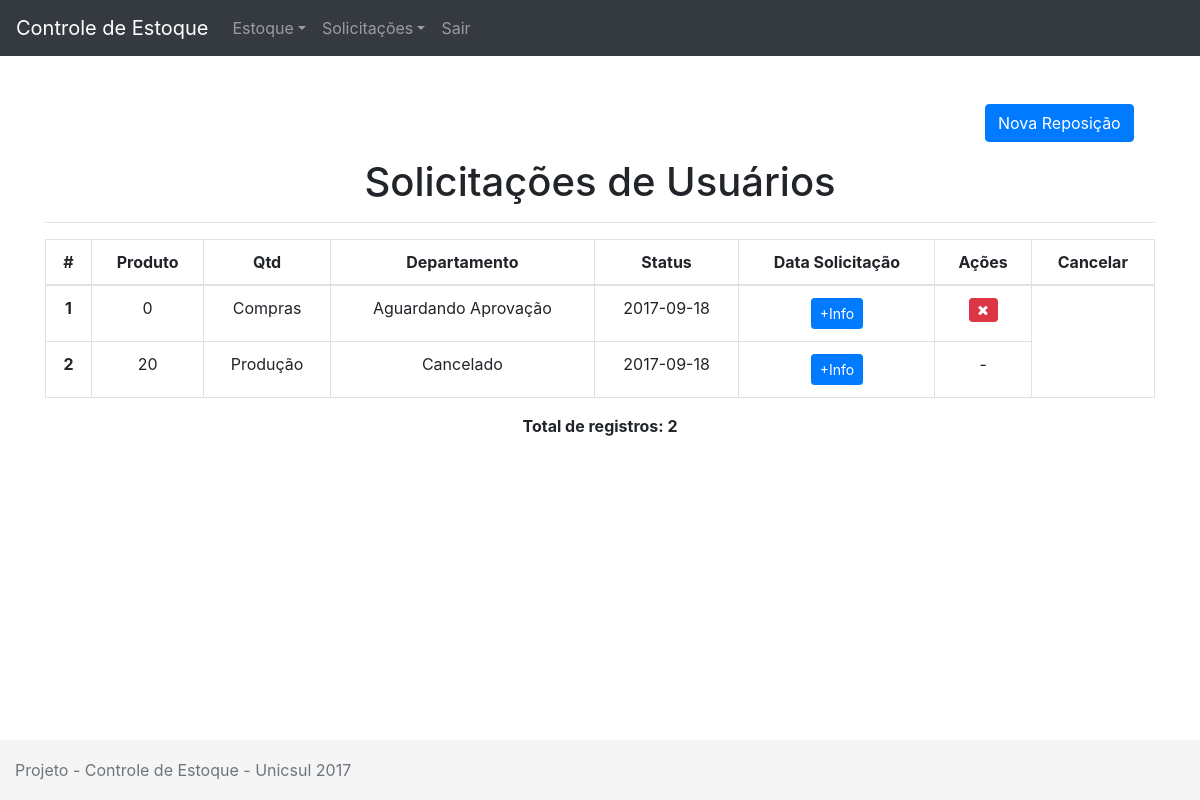
The app's page /index.php/reposicoes, older data.
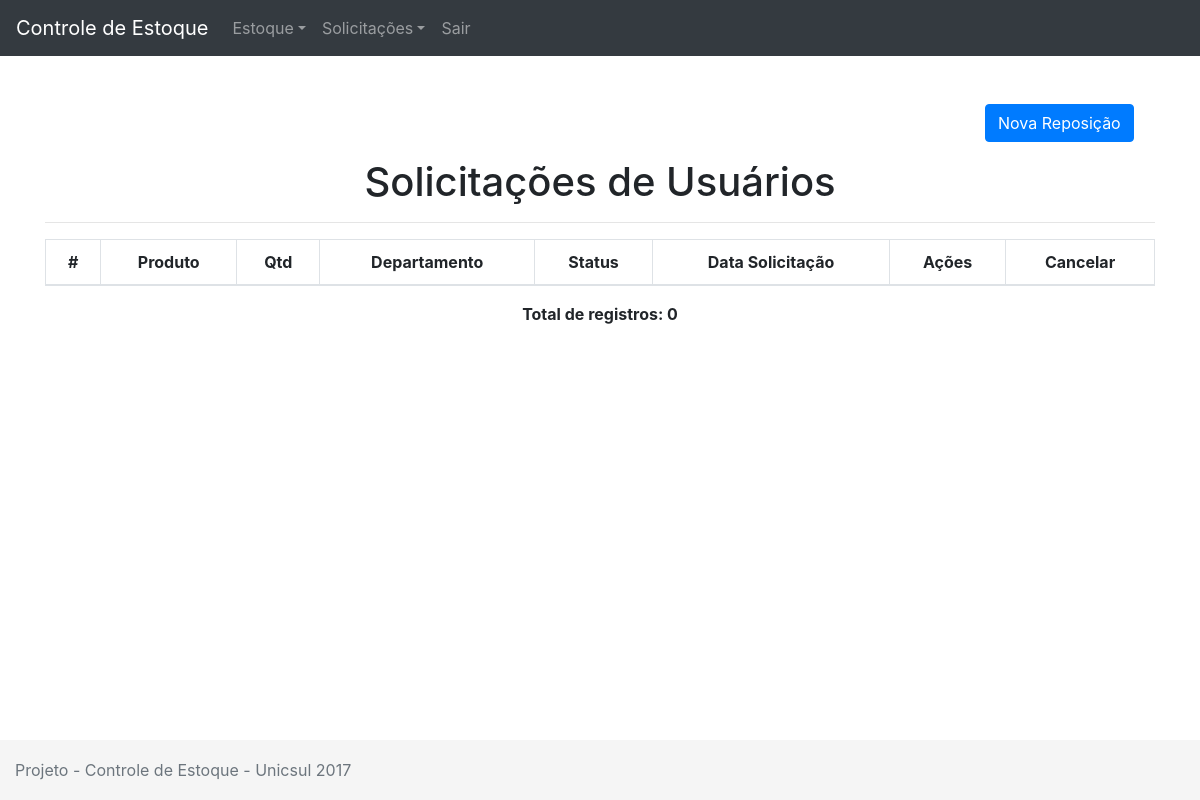
The same page, newer data.
### tables this page shows
CREATE TABLE IF NOT EXISTS `reposicoes` (
  `id` int(11) NOT NULL AUTO_INCREMENT,
  `id_produto` int(11) NOT NULL,
  `id_departamento` int(11) NOT NULL,
  `qtd` int(4) NOT NULL,
  `status` tinyint(4) NOT NULL DEFAULT '1' COMMENT '1 - Aguardando Reposição / 2 - Reposição realizada',
  `datasolicitacao` date DEFAULT NULL,
  `datareposicao` date DEFAULT NULL,
  PRIMARY KEY (`id`),
  KEY `fk_produto_reposicao` (`id_produto`),
  KEY `fk_departamento_deposicao` (`id_departamento`),
  CONSTRAINT `fk_departamento_deposicao` FOREIGN KEY (`id_departamento`) REFERENCES `departamentos` (`id`),
  CONSTRAINT `fk_produto_reposicao` FOREIGN KEY (`id_produto`) REFERENCES `materias` (`id`)
);

CREATE TABLE IF NOT EXISTS `departamentos` (
  `id` int(11) NOT NULL AUTO_INCREMENT,
  `descricao` varchar(50) DEFAULT NULL,
  PRIMARY KEY (`id`)
);

### application/controllers/Reposicoes.php (called while the page is built, shortened)
<?php
class Reposicoes extends CI_Controller
{
	public function index()
	{
		$this->load->model("reposicoes_model", "reposicoes");
		$dados['reposicoes'] = $this->reposicoes->getReposicoes();
		$this->load->model("materiasprima_model", "materias");
		$dados['produtos'] = $this->materias->getConsumos();
		$this->load->model("departamentos_model", "departamentos");
		$dados['departamentos'] = $this->departamentos->getDepartamentos();
		$this->load->view('menu');
		$this->load->view('reposicao/listarreposicoes', $dados);
		$this->load->view('rodape');
	}
}

### index.php (called while the page is built, shortened)
<?php
require_once BASEPATH.'core/CodeIgniter.php';

### application/models/Reposicoes_model.php (called while the page is built, shortened)
<?php
class Reposicoes_model extends CI_Model
{
	public function getReposicoes()
	{
		$this->db->order_by('datasolicitacao', 'desc');
		$query = $this->db->get('reposicoes');
		return $query->result();
	}
}

### application/models/Departamentos_model.php (called while the page is built, shortened)
<?php
class Departamentos_model extends CI_Model
{
	public function getDepartamentos()
	{
		$query = $this->db->get("departamentos");
		return $query->result();
	}
}

### application/views/reposicao/listarreposicoes.php (the view, shortened to what this page needs)
<br>
<div class="container">
	<br>
	<p class="col-md-2 ml-md-auto">
		<a class="btn btn-primary" data-toggle="collapse" href="#testeCollapse" aria-expanded="false" aria-controls="testeCollapse">Nova Reposição</a>
	</p>
	<h1 class="text-center">Solicitações de Usuários</h1>
	<hr>
	<table class="table table-bordered">
		<thead class="table-inverse">
			<tr>
				<td class='text-center' scope="row"><b>#</b></td>
				<td class='text-center'><b>Produto</b></td>
				<td class='text-center'><b>Qtd</b></td>
				<td class='text-center'><b>Departamento</b></td>
				<td class='text-center'><b>Status</b></td>
				<td class='text-center'><b>Data Solicitação</b></td>
				<td class='text-center'><b>Ações</b></td>
				<td class='text-center'><b>Cancelar</b></td>
			</tr>
		</thead>
		<tbody>
			<?php
			$contador = 0;
			foreach ($reposicoes as $reposicao): ?>
			<tr>
				<th class='text-center' scope="row"><?=$reposicao->id;?></td>
				<td class='text-center'><?=$reposicao->qtd;?></td>
				<td class='text-center'>
					<?php
						foreach($departamentos as $depto):
							if($depto->id == $reposicao->id_departamento)
							{
								echo $depto->descricao;
								break;
							}
						endforeach;
					?>
				</td>
				<td class='text-center'>
				<?php
					if($reposicao->status == 0)
					{
						echo "Cancelado";
					} else if($reposicao->status == 1)
					{
						echo "Aguardando Aprovação";
					} else if ($reposicao->status == 2)
					{
						echo "Aprovada";
					}
				?>
				</td>
				<td class='text-center'><?=$reposicao->datasolicitacao;?></td>
				<td class='text-center'>
					<a href="<?=base_url('reposicoes/info/' . $reposicao->id)?>" class="btn btn-sm btn-primary">+Info</a>
				</td>
				<td class='text-center'>
					<?php if($reposicao->status == 1) { ?>
						<a href="<?=base_url('reposicoes/cancelar/' . $reposicao->id)?>" class="btn btn-sm btn-danger"><i class="fa fa-times" aria-hidden="true"></i></a>
					<?php } else {
							echo "-";
						} ?>
				</td>
			</tr>
			<?php $contador++; endforeach;?>
		</tbody>
	</table>
	<p class="text-center"><b>Total de registros: <?=$contador;?></b></p>
</div>

Row changes from the older to the newer data that the page shows:
removed reposicoes: id "1", qtd "0", status "Aguardando Aprovação", datasolicitacao "2017-09-18"
removed departamentos: descricao "Compras", shown under "1"
removed reposicoes: id "2", qtd "20", shows "Cancelado", datasolicitacao "2017-09-18"
removed departamentos: descricao "Produção", shown under "2"
Text that changed along with them:
$contador: "2" → "0"
